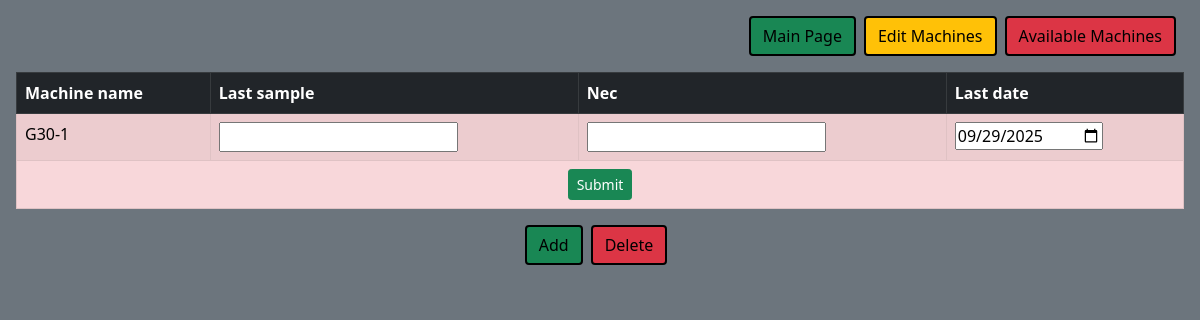
Page /edit on the committed database.
### models.py (models this page shows, shortened)
class Machine(db.Model):
    __tablename__ = 'machines'
    id = db.Column(db.Integer, primary_key=True, autoincrement = False, unique = True)
    machine_name = db.Column(db.String, nullable=False)
    last_number = db.Column(db.String)
    last_date = db.Column(db.Date)
    """
    NEC Index in Textiles
    The NEC (Number English Count) is a standard measure used in the textile industry to express the fineness (thickness) of yarns.
    It is calculated as NEC = 1000/T
    T = yarn linear density in tex (grams per 1000 meters).
    """
    Nec = db.Column(db.String)
    is_active = db.Column(db.Boolean, default=True)

### app.py (the view, shortened to what this page needs)
@app.route('/edit',methods = ['POST','GET'])
def edit():
    machines = Machine.query.order_by(Machine.last_date).all()
    return render_template('edit.html', machines = machines)

### templates/edit.html
{% extends "base.html" %}
{% block content %}
    <form method="POST" action="{{ url_for('edit') }}">
        <table class="rounded table table-striped table-hover table-bordered table-danger">
            <thead class="table-dark">
                <tr>
                    <th>Machine name</th>
                    <th>Last sample</th>
                    <th>Nec</th>
                    <th>Last date</th>
                </tr>
            </thead>
            <tbody>
                {% for machine in machines %}
                <tr>
                    <td>{{ machine.machine_name }}-{{ machine.id }}</td>
                    <td><input type="text" name="last_number_{{ machine.id }}" value="{{ machine.last_number or ''}}"></td>
                    <td><input type="text" name="nec_{{machine.id}}" value="{{ machine.Nec or '' }}"></td>
                    <td><input type="date" name="last_date_{{ machine.id }}" value="{{ machine.last_date or '' }}"></td>
                </tr>
                {% endfor %}
                <tr>
                    <td colspan="4" class="text-center">
                        <button type="submit" class="btn btn-sm btn-success">Submit</button>
                    </td>
                </tr>
            </tbody>
        </table>
    </form>
    <div class ="d-flex justify-content-center mb-3">
        <a href="{{ url_for('add') }}" class="btn btn-success me-2 btn-black-border">Add</a>
        <a href="{{ url_for('delete') }}" class="btn btn-danger me-2 btn-black-border">Delete</a>
    </div>
{% endblock %}

### templates/base.html (style rules this page uses)
.btn-black-border { border: 2px solid black !important; color: black !important; }

### rows in the picture
Machine: machine_name "G30", id "1", last_date "09/29/2025"
